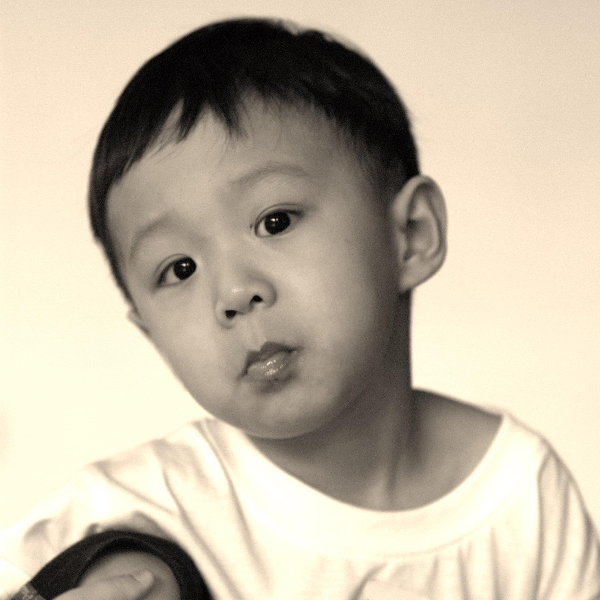
#> input picture face/dealdata/pic/000001.png, 600 x 600 px
$ python -i dlda.py   (imports and definitions only)   (older library calls are emulated)
#> lines starting #> are read from the running program, lines starting #| are printed output that depends on the picture
#> further down, picture is the input picture: PIL image 600x600 RGB; mean R, G, B 194.3, 183.8, 164.8
#!/usr/bin/python
# -*- coding: utf-8 -*-


from PIL import Image, ImageEnhance, ImageOps, ImageFile
import numpy as np
import sys
import os
import cv2


def pil2cv(img):
    t = np.array(img.getdata(), np.uint8).reshape(img.size[1], img.size[0], 3)  # h * w * c
    return cv2.cvtColor(t, cv2.COLOR_RGB2BGR)

def cv2pil(arr):
    t = cv2.cvtColor(arr, cv2.COLOR_BGR2RGB)
    return Image.fromarray(t, 'RGB')

# [22 lines left out: function drawimg, not called in this run]
    # cv2.waitKey(0)


class pda: # PILDataAugmentation

    def __init__(self):
        pass

    @staticmethod
    def openImage(image):
        return Image.open(image)

    @staticmethod
    def randomColor(image):
        """
        对图像进行颜色抖动
        :param image: PIL的图像image
        :return: 有颜色色差的图像image
        """
        random_factor = np.random.randint(0, 31) / 10.  # 随机因子
        color_image = ImageEnhance.Color(image).enhance(random_factor)  # 调整图像的饱和度
        random_factor = np.random.randint(10, 21) / 10.  # 随机因子
        brightness_image = ImageEnhance.Brightness(color_image).enhance(random_factor)  # 调整图像的亮度
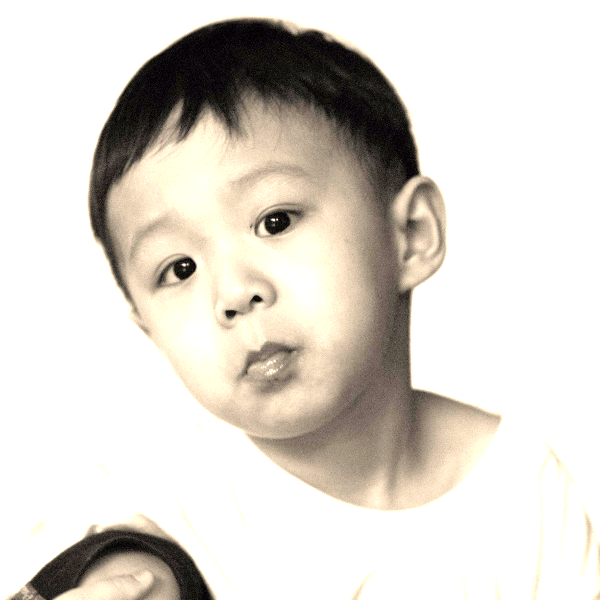
#> brightness_image: PIL image 600x600 RGB; mean R, G, B 219.6, 214.7, 207.4
        random_factor = np.random.randint(10, 21) / 10.  # 随机因1子
        contrast_image = ImageEnhance.Contrast(brightness_image).enhance(random_factor)  # 调整图像对比度
        random_factor = np.random.randint(0, 31) / 10.  # 随机因子
        return ImageEnhance.Sharpness(contrast_image).enhance(random_factor)  # 调整图像锐度

    @staticmethod
    def saveImage(image, path):
        image.save(path)


class cda:
    def __init__(self):
        pass

    @staticmethod
    def openImage(imagepath):
        return cv2.imread(imagepath, cv2.IMREAD_COLOR)

    @staticmethod
    def saveImage(filename, image):
        return cv2.imwrite(filename, image)


    # [136 lines left out: functions noise, flip, shiftbox, zoombox, maxboximg, not called in this run]


'''
返回 map key:path value:(dm, lm) 类型 ndarry
'''
# [27 lines left out: functions readimgdmlmlist, wirteimgdmlmlist, not called in this run]


# /home/gjs/data/orgdata/ibug-68/300W/01_Indoor/indoor_001.png
imgpath = '/home/gjs/data/orgdata/ibug-68/300W/01_Indoor/indoor_001.png'
imgpath = '/home/gjs/data/orgdata/ibug-68/300W/01_Indoor/indoor_002.png'
# [152 lines not run here, left out]

>>> from PIL import Image
>>> picture = Image.open('pic/000001.png')
>>> result = pda().randomColor(picture)

$ run again, on face/dealdata/pic/flip000001.png
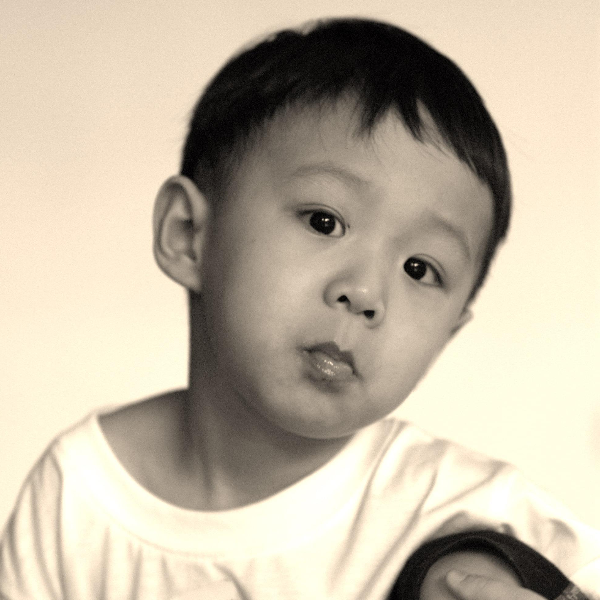
#> input picture face/dealdata/pic/flip000001.png, 600 x 600 px
#> picture is the input picture: PIL image 600x600 RGB; mean R, G, B 194.3, 183.8, 164.8
#> in randomColor, `brightness_image = ImageEnhance.Brightness(color_image).enhance(random..`:
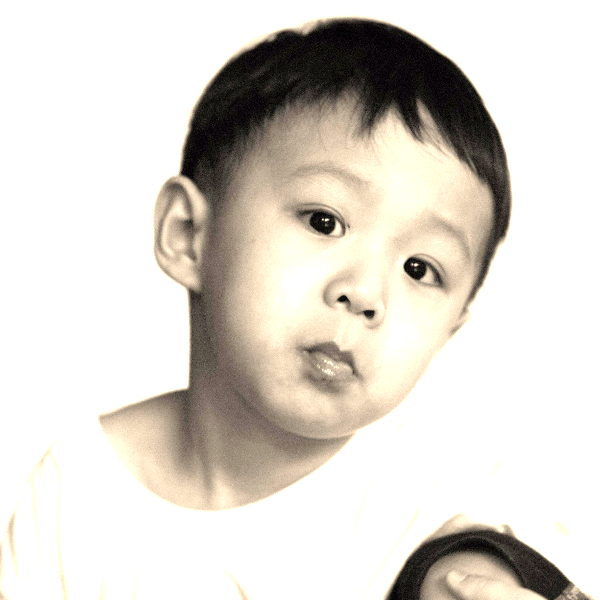
#> brightness_image: PIL image 600x600 RGB; mean R, G, B 219.6, 214.7, 207.4
